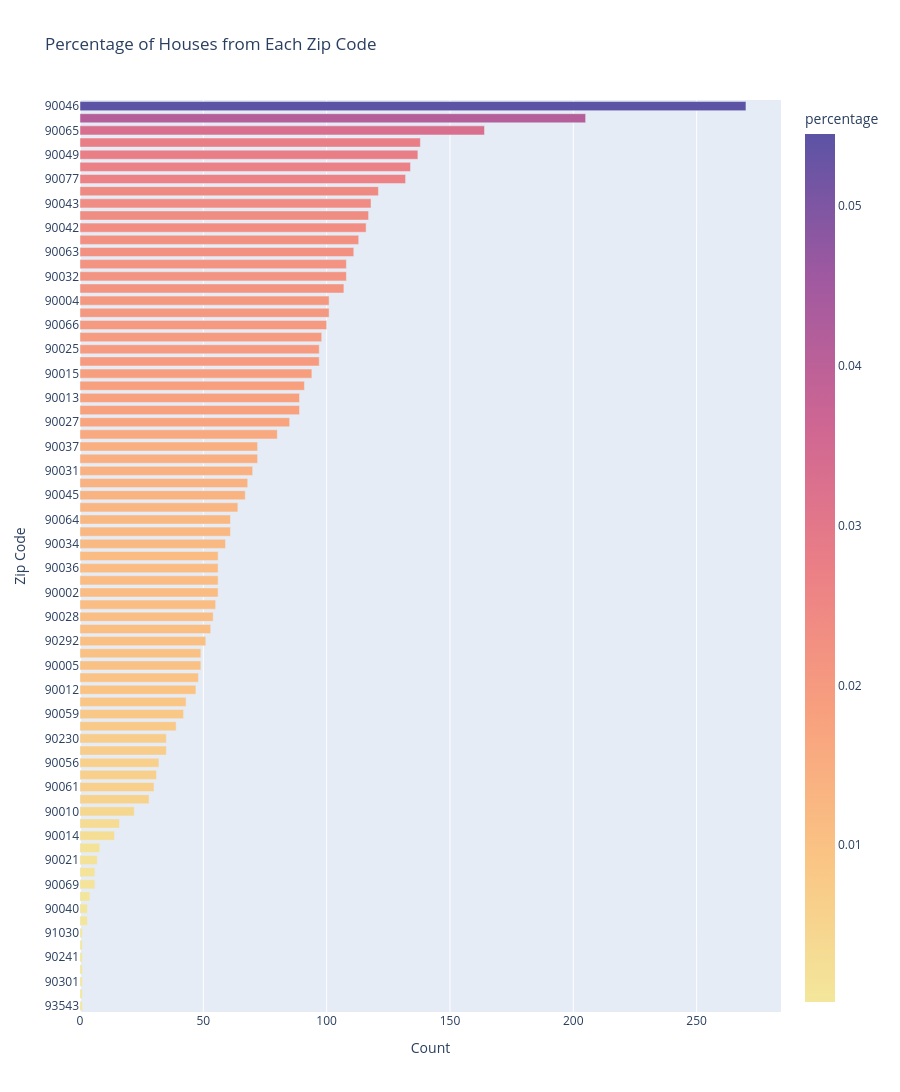

The cell this chart's notebook holds for it:
### Code cell
# generate bar chart to see percentage of houses from each zip code
fig = px.bar(zip_count, x = "count", y = "zip_code", 
             hover_name = "zip_code", hover_data = ["percentage", "count"],
             height=2000, color = "percentage", color_continuous_scale = "sunset",
             title = "Percentage of Houses from Each Zip Code",
             labels = {"zip_code": "Zip Code",
                       "count": "Count"}
             )
fig.update_layout(bargap=0.25)
fig.show()
